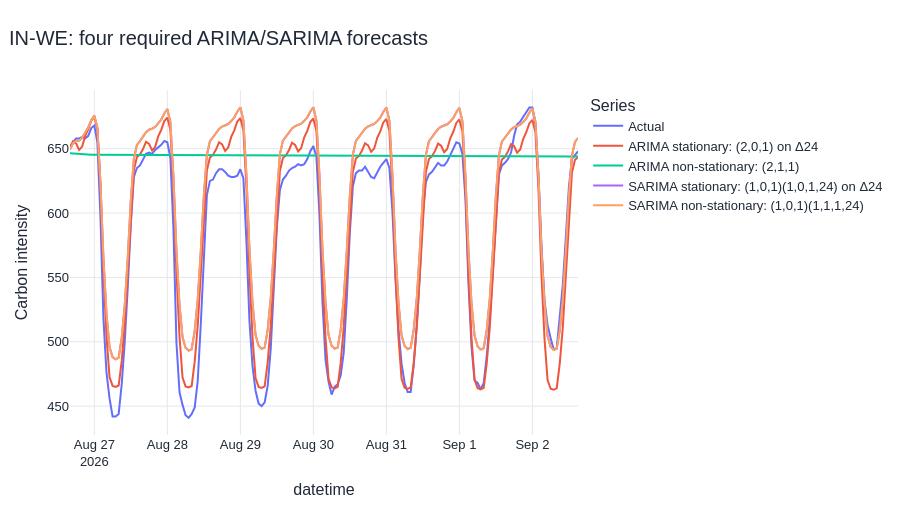

The cell this chart's notebook holds for it:
### Markdown cell above
## 11. ARIMA, SARIMA, SARIMAX, and differencing models

*Compare the four required stationary/non-stationary combinations*

“Stationary” models receive an external lag-24 difference and are reconstructed to the original scale. “Non-stationary” models receive raw levels and estimate differencing internally. ARIMA has no explicit seasonal terms. SARIMA adds a 24-hour seasonal structure.

### Code cell
required_names = [
    "ARIMA stationary: (2,0,1) on Δ24",
    "ARIMA non-stationary: (2,1,1)",
    "SARIMA stationary: (1,0,1)(1,0,1,24) on Δ24",
    "SARIMA non-stationary: (1,0,1)(1,1,1,24)",
]
required = bundle.metrics[bundle.metrics["Model"].isin(required_names)].copy().sort_values("RMSE")
required["Input"] = np.where(required["Model"].str.contains("stationary:.*Δ24", regex=True),
                             "Stationary lag-24 difference", "Raw/non-stationary level")
required["Seasonal model"] = np.where(required["Model"].str.startswith("SARIMA"), "Yes", "No")
display(required[["Rank", "Model", "Input", "Seasonal model", "MAE", "RMSE", "MAPE (%)", "R²", "Fit time (s)"]].round(3))

long_required = bundle.forecasts[["Actual", *required_names]].reset_index().melt(
    id_vars="datetime", var_name="Series", value_name="Carbon intensity")
fig = px.line(long_required, x="datetime", y="Carbon intensity", color="Series",
              title=f"{REGION}: four required ARIMA/SARIMA forecasts")
show_chart(fig)

best_required = required.iloc[0]
best_arima = required[required["Seasonal model"] == "No"]["RMSE"].min()
best_sarima = required[required["Seasonal model"] == "Yes"]["RMSE"].min()
stationary_best = required[required["Input"] == "Stationary lag-24 difference"]["RMSE"].min()
raw_best = required[required["Input"] == "Raw/non-stationary level"]["RMSE"].min()
seasonal_effect = (best_sarima - best_arima) / best_arima * 100
differencing_effect = (raw_best - stationary_best) / stationary_best * 100
display(Markdown(
    f"The best required combination is **{best_required['Model']}** with RMSE "
    f"**{best_required['RMSE']:.2f}**. The best SARIMA has **{abs(seasonal_effect):.1f}% "
    f"{'higher' if seasonal_effect > 0 else 'lower'}** RMSE than the best ARIMA. The best raw-input model has "
    f"**{abs(differencing_effect):.1f}% {'higher' if differencing_effect > 0 else 'lower'}** RMSE than the best "
    "explicitly differenced model. For this test week, the held-out result decides which complexity is useful."
))

### Figure 1 — Plotly figure (JSON) as saved in the notebook; plotly's stock layout.template omitted (floating-point values rounded to 4 significant figures; data arrays with more than 128 entries replaced by an {"elided": "..."} marker saying what was removed)
{"data": [{"hovertemplate": "Series=Actual<br>datetime=%{x}<br>Carbon intensity=%{y}<extra></extra>", "legendgroup": "Actual", "line": {"color": "#636efa", "dash": "solid"}, "marker": {"symbol": "circle"}, "mode": "lines", "name": "Actual", "orientation": "v", "showlegend": true, "type": "scatter", "x": {"elided": "168 str values"}, "xaxis": "x", "y": {"elided": "168 float values"}, "yaxis": "y"}, {"hovertemplate": "Series=ARIMA stationary: (2,0,1) on Δ24<br>datetime=%{x}<br>Carbon intensity=%{y}<extra></extra>", "legendgroup": "ARIMA stationary: (2,0,1) on Δ24", "line": {"color": "#EF553B", "dash": "solid"}, "marker": {"symbol": "circle"}, "mode": "lines", "name": "ARIMA stationary: (2,0,1) on Δ24", "orientation": "v", "showlegend": true, "type": "scatter", "x": {"elided": "168 str values"}, "xaxis": "x", "y": {"elided": "168 float values"}, "yaxis": "y"}, {"hovertemplate": "Series=ARIMA non-stationary: (2,1,1)<br>datetime=%{x}<br>Carbon intensity=%{y}<extra></extra>", "legendgroup": "ARIMA non-stationary: (2,1,1)", "line": {"color": "#00cc96", "dash": "solid"}, "marker": {"symbol": "circle"}, "mode": "lines", "name": "ARIMA non-stationary: (2,1,1)", "orientation": "v", "showlegend": true, "type": "scatter", "x": {"elided": "168 str values"}, "xaxis": "x", "y": {"elided": "168 float values"}, "yaxis": "y"}, {"hovertemplate": "Series=SARIMA stationary: (1,0,1)(1,0,1,24) on Δ24<br>datetime=%{x}<br>Carbon intensity=%{y}<extra></extra>", "legendgroup": "SARIMA stationary: (1,0,1)(1,0,1,24) on Δ24", "line": {"color": "#ab63fa", "dash": "solid"}, "marker": {"symbol": "circle"}, "mode": "lines", "name": "SARIMA stationary: (1,0,1)(1,0,1,24) on Δ24", "orientation": "v", "showlegend": true, "type": "scatter", "x": {"elided": "168 str values"}, "xaxis": "x", "y": {"elided": "168 float values"}, "yaxis": "y"}, {"hovertemplate": "Series=SARIMA non-stationary: (1,0,1)(1,1,1,24)<br>datetime=%{x}<br>Carbon intensity=%{y}<extra></extra>", "legendgroup": "SARIMA non-stationary: (1,0,1)(1,1,1,24)", "line": {"color": "#FFA15A", "dash": "solid"}, "marker": {"symbol": "circle"}, "mode": "lines", "name": "SARIMA non-stationary: (1,0,1)(1,1,1,24)", "orientation": "v", "showlegend": true, "type": "scatter", "x": {"elided": "168 str values"}, "xaxis": "x", "y": {"elided": "168 float values"}, "yaxis": "y"}], "layout": {"autosize": true, "font": {"color": "#1f2937", "family": "Arial, sans-serif", "size": 13}, "height": 520, "hoverlabel": {"font": {"size": 13}}, "legend": {"title": {"text": "Series"}, "tracegroupgap": 0}, "margin": {"b": 85, "l": 70, "r": 45, "t": 90}, "title": {"font": {"size": 20}, "text": "IN-WE: four required ARIMA/SARIMA forecasts", "x": 0.01, "xanchor": "left"}, "xaxis": {"anchor": "y", "automargin": true, "domain": [0.0, 1.0], "gridcolor": "#e5e7eb", "showgrid": true, "title": {"text": "datetime"}}, "yaxis": {"anchor": "x", "automargin": true, "domain": [0.0, 1.0], "gridcolor": "#e5e7eb", "showgrid": true, "title": {"text": "Carbon intensity"}, "zeroline": false}}}
